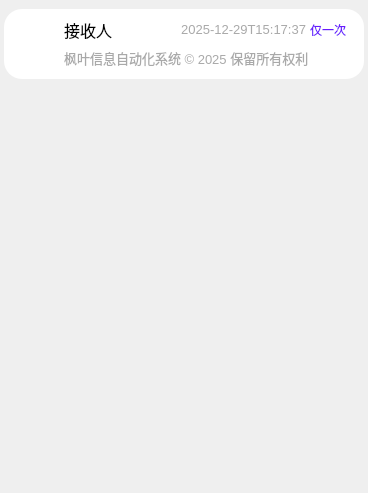
                     <widget class="QWidget" name="scrollAreaWidgetContents_3">
                      <property name="geometry">
                       <rect>
                        <x>0</x>
                        <y>0</y>
                        <width>368</width>
                        <height>493</height>
                       </rect>
                      </property>
                      <layout class="QFormLayout" name="formLayout_3">
                       <property name="labelAlignment">
                        <set>Qt::AlignLeading|Qt::AlignLeft|Qt::AlignTop</set>
                       </property>
                       <property name="formAlignment">
                        <set>Qt::AlignHCenter|Qt::AlignTop</set>
                       </property>
                       <property name="horizontalSpacing">
                        <number>0</number>
                       </property>
                       <property name="verticalSpacing">
                        <number>6</number>
                       </property>
                       <property name="leftMargin">
                        <number>0</number>
                       </property>
                       <property name="topMargin">
                        <number>9</number>
                       </property>
                       <property name="rightMargin">
                        <number>0</number>
                       </property>
                       <property name="bottomMargin">
                        <number>9</number>
                       </property>
                       <item row="1" column="0">
                        <widget class="QWidget" name="widget_item" native="true">
                         <property name="minimumSize">
                          <size>
                           <width>360</width>
                           <height>70</height>
                          </size>
                         </property>
                         <property name="maximumSize">
                          <size>
                           <width>360</width>
                           <height>70</height>
                          </size>
                         </property>
                         <property name="styleSheet">
                          <string notr="true">background-color: rgb(255, 255, 255);
border-radius:18px</string>
                         </property>
                         <layout class="QHBoxLayout" name="horizontalLayout_76">
                          <property name="spacing">
                           <number>6</number>
                          </property>
                          <property name="leftMargin">
                           <number>12</number>
                          </property>
                          <property name="topMargin">
                           <number>2</number>
                          </property>
                          <property name="rightMargin">
                           <number>12</number>
                          </property>
                          <property name="bottomMargin">
                           <number>2</number>
                          </property>
                          <item>
                           <widget class="QWidget" name="widget_54" native="true">
                            <property name="minimumSize">
                             <size>
                              <width>36</width>
                              <height>36</height>
                             </size>
                            </property>
                            <property name="maximumSize">
                             <size>
                              <width>36</width>
                              <height>36</height>
                             </size>
                            </property>
                            <property name="styleSheet">
                             <string notr="true">image: url(&quot;resources/img/page1/page1_发送就绪.svg&quot;);</string>
                            </property>
                           </widget>
                          </item>
                          <item>
                           <layout class="QVBoxLayout" name="verticalLayout_64" stretch="0,0">
                            <property name="spacing">
                             <number>0</number>
                            </property>
                            <property name="leftMargin">
                             <number>6</number>
                            </property>
                            <property name="topMargin">
                             <number>6</number>
                            </property>
                            <property name="rightMargin">
                             <number>6</number>
                            </property>
                            <property name="bottomMargin">
                             <number>6</number>
                            </property>
                            <item>
                             <layout class="QHBoxLayout" name="horizontalLayout_77" stretch="1,0,0">
                              <property name="spacing">
                               <number>4</number>
                              </property>
                              <property name="leftMargin">
                               <number>0</number>
                              </property>
                              <property name="topMargin">
                               <number>0</number>
                              </property>
                              <property name="rightMargin">
                               <number>0</number>
                              </property>
                              <property name="bottomMargin">
                               <number>0</number>
                              </property>
                              <item>
                               <widget class="QLabel" name="receiver_label">
                                <property name="font">
                                 <font>
                                  <family>微软雅黑 Light</family>
                                  <pointsize>12</pointsize>
                                 </font>
                                </property>
                                <property name="text">
                                 <string>接收人</string>
                                </property>
                               </widget>
                              </item>
                              <item>
                               <widget class="QLabel" name="time_label">
                                <property name="font">
                                 <font>
                                  <pointsize>10</pointsize>
                                 </font>
                                </property>
                                <property name="styleSheet">
                                 <string notr="true">color: rgb(169, 169, 169);</string>
                                </property>
                                <property name="text">
                                 <string>2025-12-29T15:17:37</string>
                                </property>
                                <property name="alignment">
                                 <set>Qt::AlignRight|Qt::AlignTrailing|Qt::AlignVCenter</set>
                                </property>
                               </widget>
                              </item>
                              <item>
                               <widget class="QLabel" name="label_2">
                                <property name="styleSheet">
                                 <string notr="true">color:rgb(105, 27, 253);
text-align: center;
background:rgba(0, 0, 0, 0);</string>
                                </property>
                                <property name="text">
                                 <string>仅一次</string>
                                </property>
                               </widget>
                              </item>
                             </layout>
                            </item>
                            <item>
                             <layout class="QHBoxLayout" name="horizontalLayout_7">
                              <property name="leftMargin">
                               <number>0</number>
                              </property>
                              <property name="topMargin">
                               <number>6</number>
                              </property>
                              <property name="rightMargin">
                               <number>12</number>
                              </property>
                              <property name="bottomMargin">
                               <number>3</number>
                              </property>
                              <item>
                               <widget class="QLabel" name="message_label">
                                <property name="font">
                                 <font>
                                  <pointsize>10</pointsize>
                                 </font>
                                </property>
                                <property name="styleSheet">
                                 <string notr="true">color: rgb(169, 169, 169);</string>
                                </property>
                                <property name="text">
                                 <string>枫叶信息自动化系统 © 2025 保留所有权利</string>
                                </property>
                               </widget>
                              </item>
                             </layout>
                            </item>
                           </layout>
                          </item>
                         </layout>
                        </widget>
                       </item>
                      </layout>
                     </widget>
